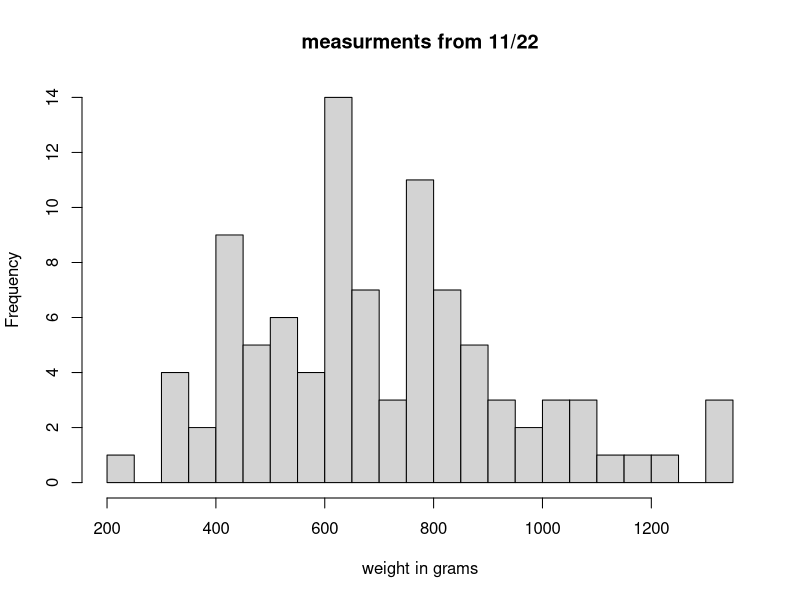
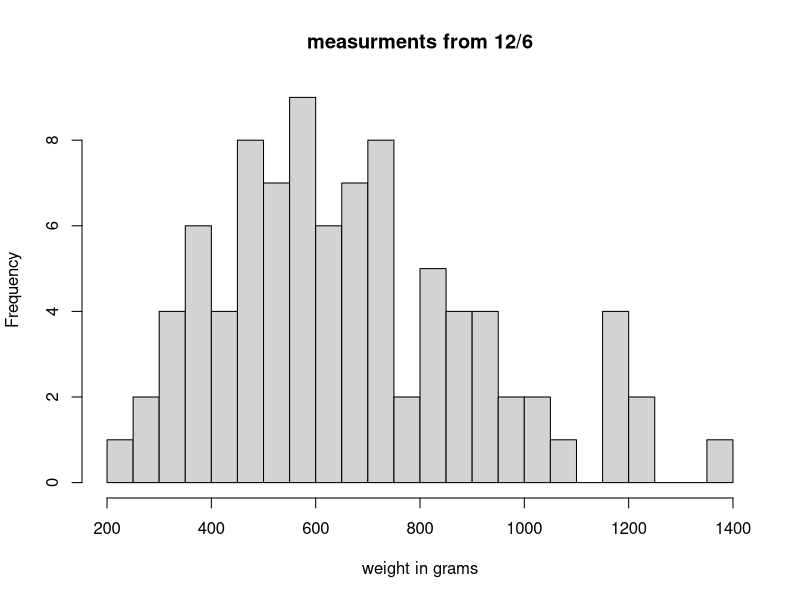

Source code (R) for these figures, in order:
## ---- chunk 1
knitr::opts_chunk$set(echo = TRUE)
## ---- chunk 2
library(tidyverse)
library(readxl)
init <- read_excel("lumpfish_11-22-21_final.xlsx", .name_repair = "universal")
second <- read_excel("2nd_measurement12_6_21.xlsx", .name_repair = "universal")
## ---- chunk 3
joined <- init%>%
  full_join(second, by="Tag.Code", suffix = c(".11.22", ".12.6"))%>%
  select(-num_range("...",7:12))%>%
  rename(comments = ...6)%>%
  mutate_at("Weight.11.22", as.double)%>%
  mutate(weight.change= Weight.12.6 - Weight.11.22)%>%
  mutate(perc.weight.change = weight.change/Weight.11.22*100)

## ---- chunk 4
knitr::kable(joined)
## ---- chunk 5
x <- joined$Weight.11.22
x <- x[!is.na(x)]
hist(x, breaks=30,
     main = "measurments from 11/22",xlab = "weight in grams")

## ---- chunk 6
y <- joined$Weight.12.6
y <- y[!is.na(y)]
hist(y, breaks=30,
     main = "measurments from 12/6", xlab = "weight in grams")
